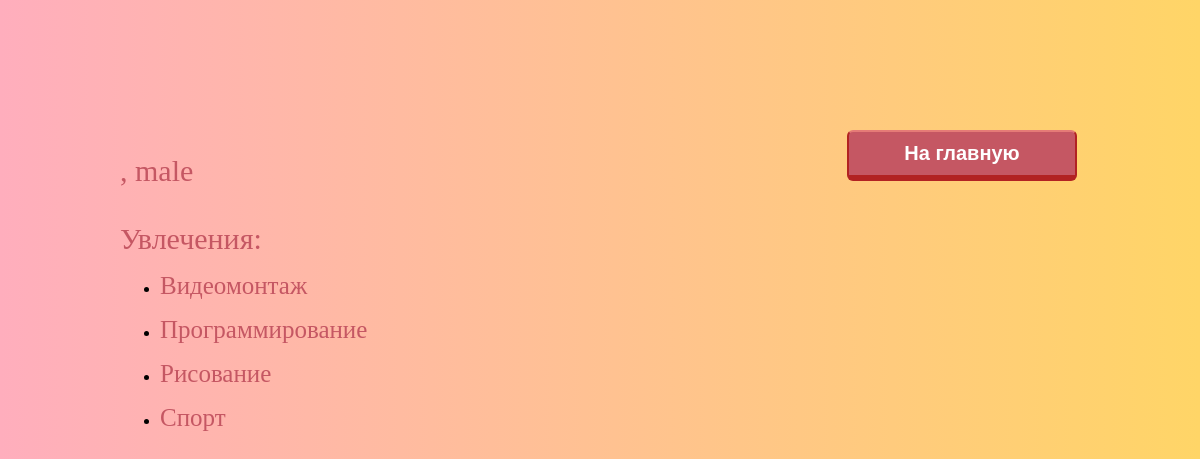
Before: /profile/8 (signed in) with the older database file.
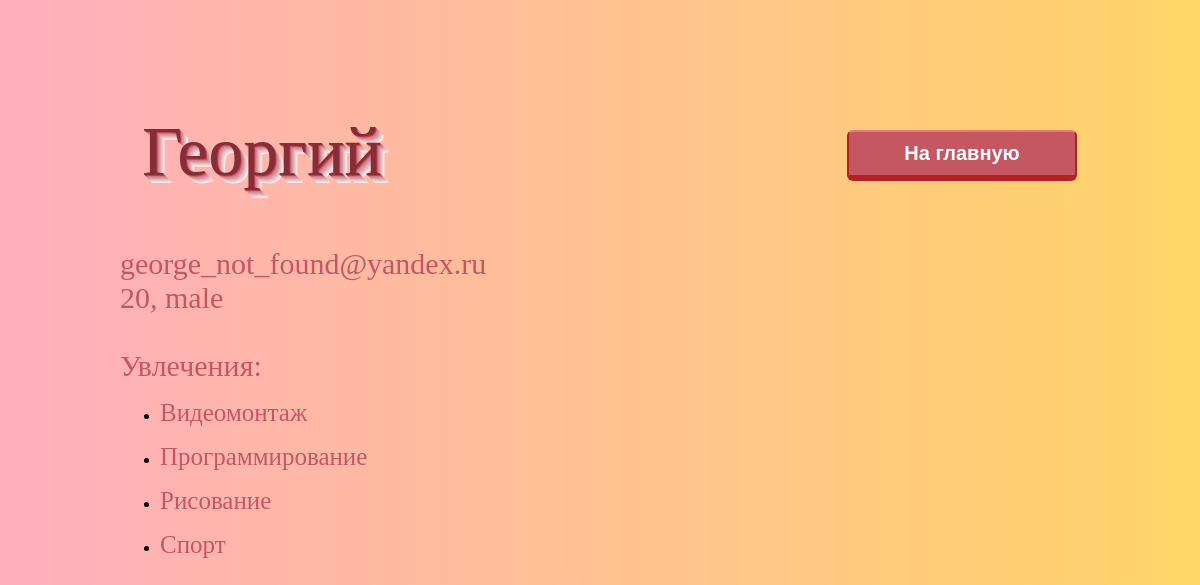
After: the same page with the newer database file.
### data/users.py (models this page shows, shortened)
class User(SqlAlchemyBase, UserMixin):
    __tablename__ = 'users'
    id = sqlalchemy.Column(sqlalchemy.Integer, primary_key=True, autoincrement=True)
    name = sqlalchemy.Column(sqlalchemy.String, nullable=True)
    age = sqlalchemy.Column(sqlalchemy.Integer, nullable=True)
    email = sqlalchemy.Column(sqlalchemy.String, index=True, unique=True, nullable=True)
    password = sqlalchemy.Column(sqlalchemy.String, nullable=True)
    about = sqlalchemy.Column(sqlalchemy.String, nullable=True)
    gender = sqlalchemy.Column(sqlalchemy.String, nullable=True)
    hobby = sqlalchemy.Column(sqlalchemy.String, nullable=True)
    def __repr__(self):
        return f'''user {self.id} {self.name} :^)'''

class Hobby(SqlAlchemyBase):
    __tablename__ = 'hobbies'
    id = sqlalchemy.Column(sqlalchemy.Integer, primary_key=True, autoincrement=True)
    name = sqlalchemy.Column(sqlalchemy.String, nullable=True)

### main.py (the view)
@app.route('/profile/<user_id>', methods=['POST', 'GET'])
def profile(user_id):
    curr_user_id = flask_login.current_user.id
    user = get_user_by_id(user_id)
    print(user)
    print(user.about)
    hobby_ids = user.hobby.split('-')
    print(hobby_ids)
    hobbies = []
    for hobby_id in hobby_ids[1:-1]:
        hobby = get_hobby_by_id(hobby_id)
        hobbies.append(hobby.name)
    print(flask_login.current_user)
    main_style = url_for('static', filename='css/main_style.css')
    an_style = url_for('static', filename='css/an_style.css')
    ph_style = url_for('static', filename='css/ph_style.css')
    text_style2 = url_for('static', filename='css/text_style2.css')
    button_style = url_for('static', filename='css/button_style.css')
    button_style2 = url_for('static', filename='css/button_style2.css')
    if request.method == 'GET':
        return render_template('profile_template.html', button_style2=button_style2, hobbies=hobbies, user=user, user_id=user_id, curr_user_id=curr_user_id, main_style=main_style, an_style=an_style, ph_style=ph_style, text_style2=text_style2, button_style=button_style)
    else:
        return redirect('/changing_profile')

### data/db_session.py (called while the page is built, shortened)
def global_init(db_file):
    global __factory
    if __factory:
        return

def create_session() -> Session:
    global __factory
    return __factory()

### main.py (called while the page is built)
@login_manager.user_loader
def load_user(user_id):
    db_session.global_init("db/users.sqlite")
    db_sess = db_session.create_session()
    return db_sess.query(User).get(user_id)

### main_users.py (called while the page is built)
def get_hobby_by_id(hobby_id):
    db_session.global_init("db/users.sqlite")
    session = db_session.create_session()
    hobby = session.query(Hobby).filter(Hobby.id == hobby_id).first()
    return hobby

def get_user_by_id(user_id):
    db_session.global_init("db/users.sqlite")
    session = db_session.create_session()
    user = session.query(User).filter(User.id == user_id).first()
    return user

### templates/profile_template.html (shortened to what this page needs)
<!DOCTYPE html>
<html lang="en" xmlns="http://www.w3.org/1999/html">
<head>
    <link rel="stylesheet" type="text/css" href="{{main_style}}"/>
    <link rel="stylesheet" type="text/css" href="{{text_style2}}"/>
    <link rel="stylesheet" type="text/css" href="{{checkbox_style}}"/>
    <link rel="stylesheet" type="text/css" href="{{radio_checkbox_style}}"/>
    <link rel="stylesheet" type="text/css" href="{{button_style}}"/>
    <link rel="stylesheet" type="text/css" href="{{button_style2}}"/>
    <link rel="stylesheet" type="text/css" href="{{ph_style}}"/>
</head>
<body>
    <button class="turquoise" onclick = "document.location.href = '/'">На главную</button>
        <H1>{{user.name}}</H1>
    <div>
        <font style="font-family:Lobster, cursive; Font-size:30px;" color="c55763" >{{user.email}}</font>
        <br/>
        <font style="font-family:Lobster, cursive; Font-size:30px;" color="c55763">{{user.age}}, {{user.gender}}</font>
        <br/>
        <br/>
        <font style="font-family:Lobster, cursive; Font-size:30px;" color="c55763">Увлечения:</font><br>
        {% for hobby in hobbies %}
            <ul>
             <li><font style="font-family:Lobster, cursive; Font-size:25px;" color="c55763">{{hobby}}</font></li>
            </ul>
        {%endfor %}
</div>
</body>
</html>

### static/css/main_style.css (style rules this page uses)
body { background: linear-gradient(to right, #ffaebd, #ffd567); margin: 50px; }

### static/css/text_style2.css (style rules this page uses)
H1 { margin-left: 30px; max-width: 100%; font-size: 70px; font-weight: normal; padding: 30; cursor: pointer; margin: 20 px; text-shadow: -8px -8px 0 hsl(353, 49%, 35%), -7px -7px 0 hsl(353, 49%, 50%), -6px -6px 0 hsl(353, 49%, 65%), -5px -5px 0 hsl(353, 49%, 70%), -4px -4px 0 hsl(353, 49%, 75%), -3px -3px 0 hsl(353, 49%, 80%), -2px -2px 0 hsl(353, 49%, 85%), -1px -1px 0 hsl(353, 49%, 90%), 0 0 0 hsl(353, 49%, 95%); color: transparent; transition: all 1s; }

### static/css/button_style.css (style rules this page uses)
.turquoise { position: relative; width: 230px; display: inline; margin-right: 3px; margin-top: 10px; background: #c55763; border-top: #e57b77 2px solid; border-bottom: #B22222 6px solid; border-left: #B22222 2px solid; border-right: #B22222 2px solid; border-radius: 6px; text-align: center; color: white; padding: 10px; float: right; font-size: 20px; font-weight: 600; }

### static/css/ph_style.css (style rules this page uses)
body { margin: 10%; }

Changed rows visible on the page:
changed User "male": email (not shown) → "george_not_found@yandex.ru"; age (not shown) → "20"
